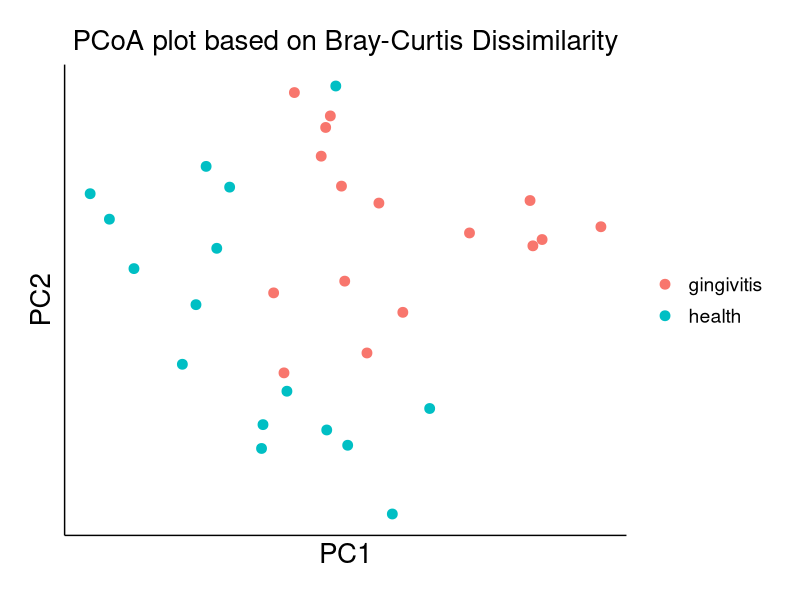

Reproduce this figure in R.
meta <- read.table("2b_meta.txt", sep = "\t", header = T, row.names = 1)

# Read PCA data, skipping first 2 lines
pcs <- read.table("2b_bc_pcs.txt", 
                  header = FALSE, 
                  sep = "\t", 
                  skip = 2, 
                  row.names = 1)

# Set column names
colnames(pcs) <- c("PC1", "PC2")

# Reorder pcs rows to match meta row names
pcs <- pcs[rownames(meta), ]

# Verify row name alignment
print(identical(rownames(pcs), rownames(meta)))

# Merge PCA data with grouping information
data <- merge(pcs, meta["Group"], by = 0, all = TRUE)

# Create PCA plot
library(ggplot2)

plot <- ggplot(data, aes(x = PC1, y = PC2, color = Group)) +
  geom_point(size = 3) +
  theme_classic() +
  theme(
    axis.text = element_blank(),          # Hide axis text
    axis.ticks = element_blank(),         # Hide axis ticks
    axis.title = element_text(size = 20),  # Axis title size
    panel.grid.minor = element_blank(),    # Remove minor gridlines
    legend.text = element_text(size = 14, color = "black"),
    legend.key.size = unit(0.8, "cm"),
    legend.title = element_blank(),        # Remove legend title
    plot.margin = unit(rep(1.5, 4), "lines")
  ) +
  ggtitle("PCoA plot based on Bray-Curtis Dissimilarity") +
  theme(plot.title = element_text(size = 20, hjust = 0.5))

print(plot)
